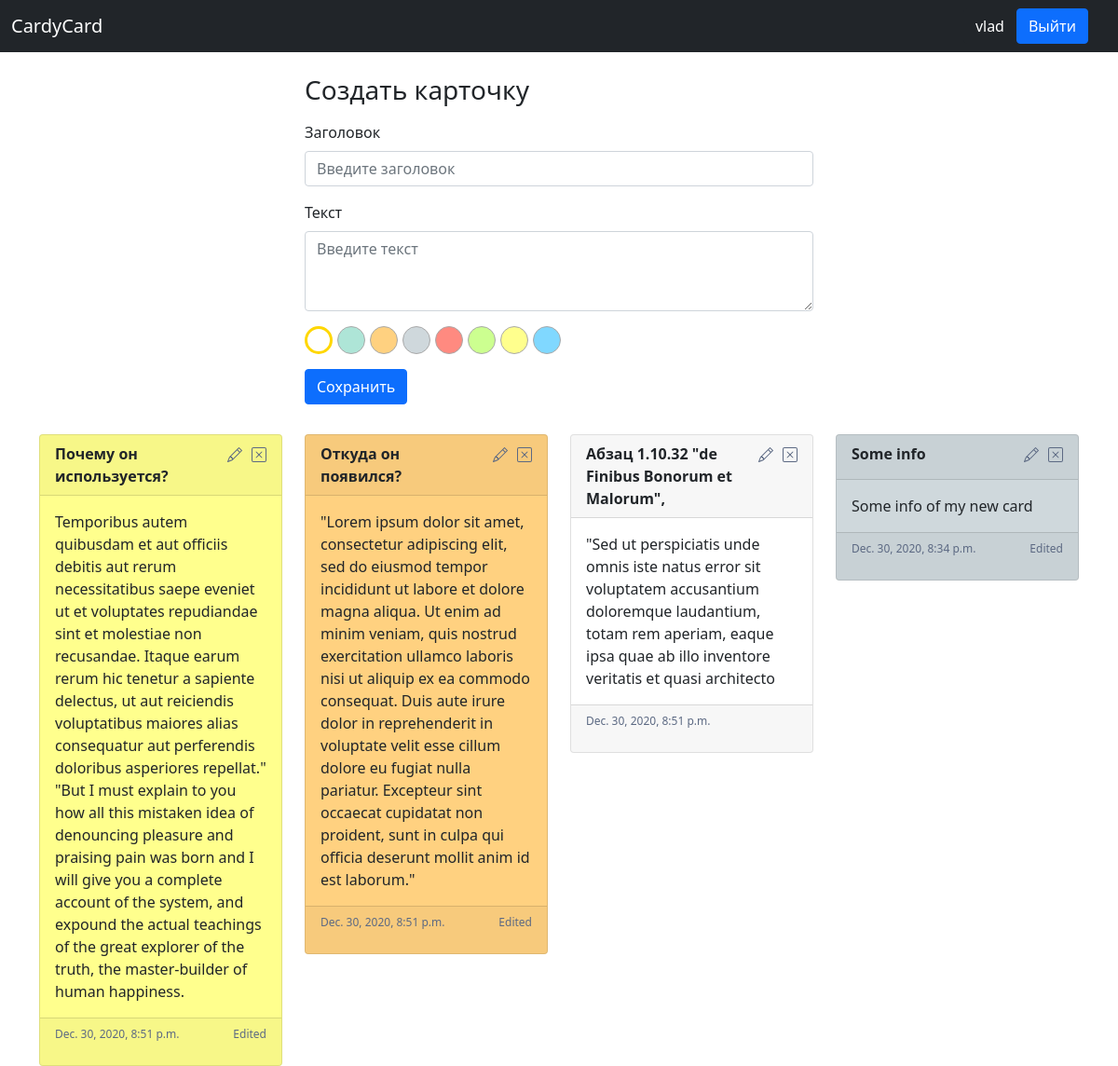
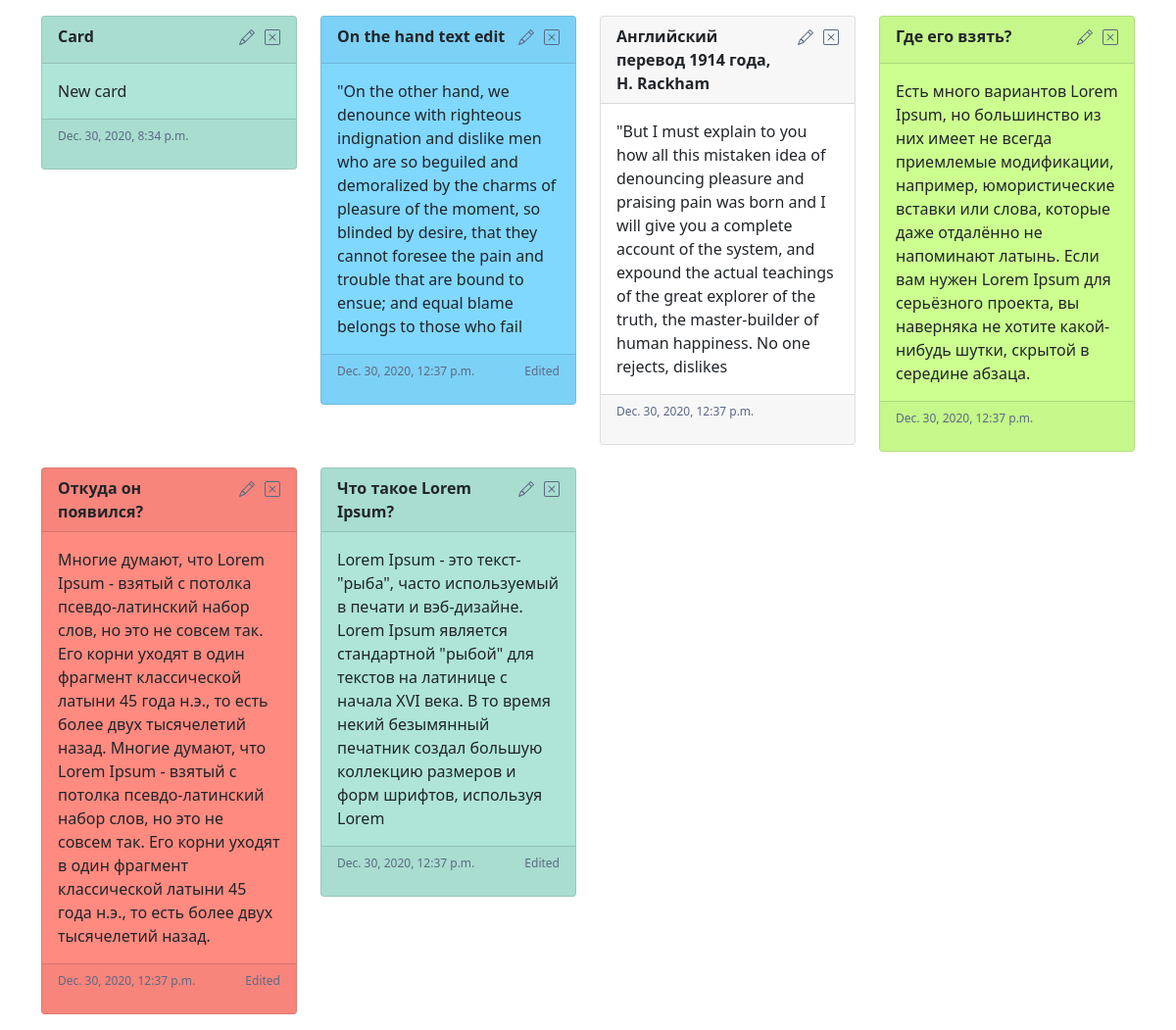
The app's page / (signed in) with its own data (2 pictures, top to bottom).
### ToDo/models.py (models this page shows, shortened)
class Card(models.Model):
    user = models.ForeignKey(User, related_name='Автор', on_delete=models.CASCADE)
    title = models.CharField('Заголовок карточки', max_length=148)
    text = models.TextField('Текст карточки')
    color = models.CharField('Цвет карточки', max_length=10, blank=True)
    created_at = models.DateTimeField(default=datetime.now(), blank=True)
    edited = models.BooleanField(default=False)
    public = models.BooleanField(default=True)

### ToDo/views.py (the view)
# urls.py: path('', views.home_page, name='home_page'),
def home_page(request):
    if request.user.is_authenticated:
        cards = reversed(Card.objects.filter(user=request.user))
        return render(request, template_name='home/home.html', context={'cards': cards})
    return render(request, template_name='home/home.html', context={})

### templates/home/home.html (shortened to what this page needs)
{% extends '../base.html' %}
{% block content %}
    {% if user.is_authenticated %}
        <div class="container main main-cards-container">
            <div class="row d-flex justify-content-center mb-3">
                <div class="col col-md-8 col-lg-6 col-sm-12 col-12">
                    <form action="create/" id="create-edit-form"  method="POST">
                        <div class="mb-3">
                            <h3>Создать карточку</h3>
                        </div>
                        <div class="mb-3">
                          <label for="title" class="form-label">Заголовок</label>
                          <input type="text" class="form-control" name="title" id="title" placeholder="Введите заголовок">
                        </div>
                        <div class="mb-3">
                          <label for="text" class="form-label">Текст</label>
                          <textarea class="form-control" name="text" id="text" placeholder="Введите текст" rows="3"></textarea>
                        </div>
                        <div class="mb-3">
                            <ul class="colors" id="color" name="color"></ul>
                        </div>
                        <div class="mb-3">
                            <button type="submit" class="btn btn-primary">Сохранить</button>
                        </div>
                    </form>
                </div>
            </div>
            <div class="row card-column" data-masonry='{"percentPosition": true }'>
                {% for card in cards %}
                    <div class="col col-6 col-md-4 col-lg-3 col-sm-6 mb-3">
                        <div class="card" id="card-{{ card.id }}" style="background-color: {{ card.color }}">
                            <div class="card-header card-text">
                                <div class="header-elements">
                                    <strong class="header-strong">{{ card.title }}</strong>
                                    <div class="card-manager-elements">
                                        <svg data="{{ card.id }}" xmlns="http://www.w3.org/2000/svg" width="16" height="16" fill="currentColor" class="bi bi-pencil manage-icon edit-icon" viewBox="0 0 16 16">
                                          <path d="M12.146.146a.5.5 0 0 1 .708 0l3 3a.5.5 0 0 1 0 .708l-10 10a.5.5 0 0 1-.168.11l-5 2a.5.5 0 0 1-.65-.65l2-5a.5.5 0 0 1 .11-.168l10-10zM11.207 2.5L13.5 4.793 14.793 3.5 12.5 1.207 11.207 2.5zm1.586 3L10.5 3.207 4 9.707V10h.5a.5.5 0 0 1 .5.5v.5h.5a.5.5 0 0 1 .5.5v.5h.293l6.5-6.5zm-9.761 5.175l-.106.106-1.528 3.821 3.821-1.528.106-.106A.5.5 0 0 1 5 12.5V12h-.5a.5.5 0 0 1-.5-.5V11h-.5a.5.5 0 0 1-.468-.325z"/>
                                        </svg>
                                        <svg data-bs-toggle="modal" data-bs-target="#exampleModal" data="{{ card.id }}" xmlns="http://www.w3.org/2000/svg" width="16" height="16" fill="currentColor" class="bi bi-x-square manage-icon delete-icon" viewBox="0 0 16 16">
                                            <path d="M14 1a1 1 0 0 1 1 1v12a1 1 0 0 1-1 1H2a1 1 0 0 1-1-1V2a1 1 0 0 1 1-1h12zM2 0a2 2 0 0 0-2 2v12a2 2 0 0 0 2 2h12a2 2 0 0 0 2-2V2a2 2 0 0 0-2-2H2z"/>
                                            <path d="M4.646 4.646a.5.5 0 0 1 .708 0L8 7.293l2.646-2.647a.5.5 0 0 1 .708.708L8.707 8l2.647 2.646a.5.5 0 0 1-.708.708L8 8.707l-2.646 2.647a.5.5 0 0 1-.708-.708L7.293 8 4.646 5.354a.5.5 0 0 1 0-.708z"/>
                                        </svg>
                                    </div>
                                </div>
                            </div>
                            <div class="card-body">
                                <p class="card-text card-body-text">{{ card.text }}</p>
                            </div>
                            <div class="card-footer card_details">
                                <p class="detail_text">{{ card.created_at }}</p>
                                {% if card.edited %}
                                    <p class="detail_text">Edited</p>
                                {% endif %}
                            </div>
                        </div>
                    </div>
                {% endfor %}
            </div>
        </div>
    {% endif %}
{% endblock %}

### templates/base.html (shortened to what this page needs)
{% load static %}
<!DOCTYPE html>
<html lang="en">
<head>
    {% block extrahead %}
        <link href="https://cdn.jsdelivr.net/npm/bootstrap@5.0.0-beta1/dist/css/bootstrap.min.css" rel="stylesheet">
    {% endblock extrahead %}
    {% block static %}
        <link rel="stylesheet" type="text/css" href="{% static '/css/style.css' %}">
    {% endblock static %}
</head>
<body>
    <header>
      <nav class="navbar navbar-expand-md navbar-dark fixed-top bg-dark">
        <div class="container-fluid">
          <a class="navbar-brand" href="/">CardyCard</a>
          <div class="collapse navbar-collapse" id="navbarCollapse">
            {% if user.is_authenticated %}
                <div class="d-flex">
                    <button type="button" class="btn btn-dark">{{ user.username }}</button>
                    <a class="btn btn-primary auth-button" type="button"href="{% url 'logout_view' %}">Выйти</a>
                </div>
            {% else %}
                <div class="d-flex">
                    <a class="btn btn-primary auth-button" type="button"href="{% url 'login_page' %}">Войти</a>
                    <a class="btn btn-primary auth-button" type="button"href="{% url 'register_page' %}">Регистрация</a>
                </div>
            {% endif %}
          </div>
        </div>
      </nav>
    </header>
    <div>
        {% block content %}
        {% endblock %}
    </div>
    </body>
</html>

### static/css/style.css (style rules this page uses)
.main { padding-top: 80px; }
body { overflow: hidden; }
.auth-button { margin-right: 20px; }
.header-strong { font-weight: 600; }
.header-elements { display: flex; justify-content: space-between; }
.card-manager-elements { display: flex; justify-content: flex-end; }
.card-manager-elements svg { margin: 5px 0 10px 10px; }
.manage-icon { transition: 0.2s; color: #5c6983; width: 16px; height: 16px; cursor: pointer; }
#color { display: flex; list-style: none; margin: 0px; padding: 0px; align-items: center; }
.card_details { display: flex; justify-content: space-between; }
.detail_text { font-size: 12px; color: #5c6983; }

### records on screen
Card: title "Почему он используется?", text "Temporibus autem quibusdam et aut officiis debitis aut rerum necessitatibus saepe eveniet ut et voluptates repudiandae sint et molestiae non recusandae. Itaque earum rerum hic tenetur a sapiente delectus, ut aut reiciendis voluptatibus maiores alias consequatur aut perferendis doloribus asperiores repellat.\" \"But I must explain to you how all this mistaken idea of denouncing pleasure and praising pain was born and I will give you a complete account of the system, and expound the actual teachings of the great explorer of the truth, the master-builder of human happiness.", created_at "Dec. 30, 2020, 8:51 p.m.", edited "Edited"
Card: title "Откуда он появился?", text "\"Lorem ipsum dolor sit amet, consectetur adipiscing elit, sed do eiusmod tempor incididunt ut labore et dolore magna aliqua. Ut enim ad minim veniam, quis nostrud exercitation ullamco laboris nisi ut aliquip ex ea commodo consequat. Duis aute irure dolor in reprehenderit in voluptate velit esse cillum dolore eu fugiat nulla pariatur. Excepteur sint occaecat cupidatat non proident, sunt in culpa qui officia deserunt mollit anim id est laborum.\"", created_at "Dec. 30, 2020, 8:51 p.m.", edited "Edited"
Card: title "Абзац 1.10.32 \"de Finibus Bonorum et Malorum\",", text "\"Sed ut perspiciatis unde omnis iste natus error sit voluptatem accusantium doloremque laudantium, totam rem aperiam, eaque ipsa quae ab illo inventore veritatis et quasi architecto", created_at "Dec. 30, 2020, 8:51 p.m."
Card: title "Some info", text "Some info of my new card", created_at "Dec. 30, 2020, 8:34 p.m.", edited "Edited"
Card: title "Card", text "New card", created_at "Dec. 30, 2020, 8:34 p.m."
Card: title "On the hand text edit", text "\"On the other hand, we denounce with righteous indignation and dislike men who are so beguiled and demoralized by the charms of pleasure of the moment, so blinded by desire, that they cannot foresee the pain and trouble that are bound to ensue; and equal blame belongs to those who fail", created_at "Dec. 30, 2020, 12:37 p.m.", edited "Edited"
Card: title "Английский перевод 1914 года, H. Rackham", text "\"But I must explain to you how all this mistaken idea of denouncing pleasure and praising pain was born and I will give you a complete account of the system, and expound the actual teachings of the great explorer of the truth, the master-builder of human happiness. No one rejects, dislikes", created_at "Dec. 30, 2020, 12:37 p.m."
Card: title "Где его взять?", text "Есть много вариантов Lorem Ipsum, но большинство из них имеет не всегда приемлемые модификации, например, юмористические вставки или слова, которые даже отдалённо не напоминают латынь. Если вам нужен Lorem Ipsum для серьёзного проекта, вы наверняка не хотите какой-нибудь шутки, скрытой в середине абзаца.", created_at "Dec. 30, 2020, 12:37 p.m."
Card: title "Откуда он появился?", text "Многие думают, что Lorem Ipsum - взятый с потолка псевдо-латинский набор слов, но это не совсем так. Его корни уходят в один фрагмент классической латыни 45 года н.э., то есть более двух тысячелетий назад. Многие думают, что Lorem Ipsum - взятый с потолка псевдо-латинский набор слов, но это не совсем так. Его корни уходят в один фрагмент классической латыни 45 года н.э., то есть более двух тысячелетий назад.", created_at "Dec. 30, 2020, 12:37 p.m.", edited "Edited"
Card: title "Что такое Lorem Ipsum?", text "Lorem Ipsum - это текст-\"рыба\", часто используемый в печати и вэб-дизайне. Lorem Ipsum является стандартной \"рыбой\" для текстов на латинице с начала XVI века. В то время некий безымянный печатник создал большую коллекцию размеров и форм шрифтов, используя Lorem", created_at "Dec. 30, 2020, 12:37 p.m.", edited "Edited"

### other values on screen
{{ user.username }} "vlad"
